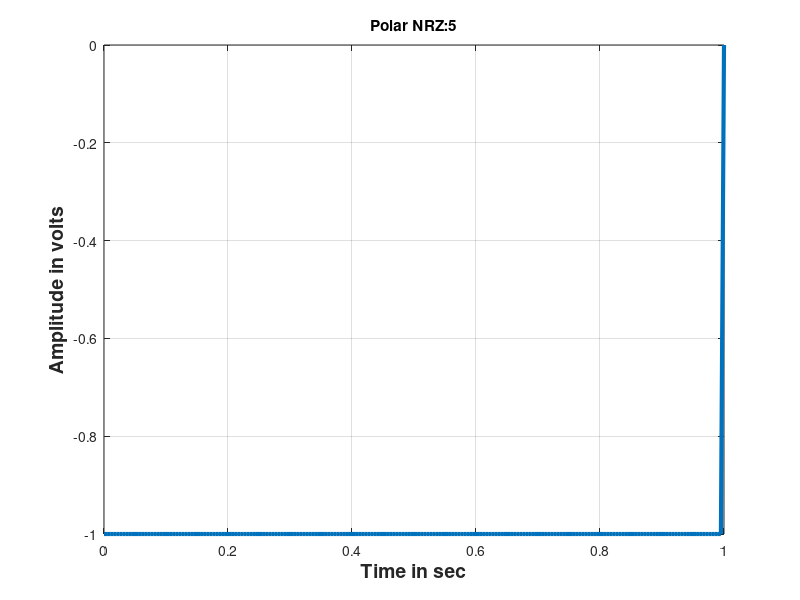

Here is the MATLAB script that generated this plot:
clc;
clear all;
close all;
bits= input('Enter the bit:');
bitrate=1;
figure;
n=200;
T = length(bits)/bitrate;
N = n*length(bits);
dt = T/N;
t = 0:dt:T;
x = zeros(1,length(t));
for i=1:length(bits)
 if bits(i)==1
 x((i-1)*n+1:i*n) = 1;
 else
 x((i-1)*n+1:i*n) = -1;
 
 end
end
plot(t, x, 'Linewidth', 3);
xlabel('Time in sec','fontsize',14,'fontWeight','bold');
grid on;
ylabel('Amplitude in volts','fontsize',14,'fontWeight','bold');
title(['Polar NRZ:' num2str(bits)]);
